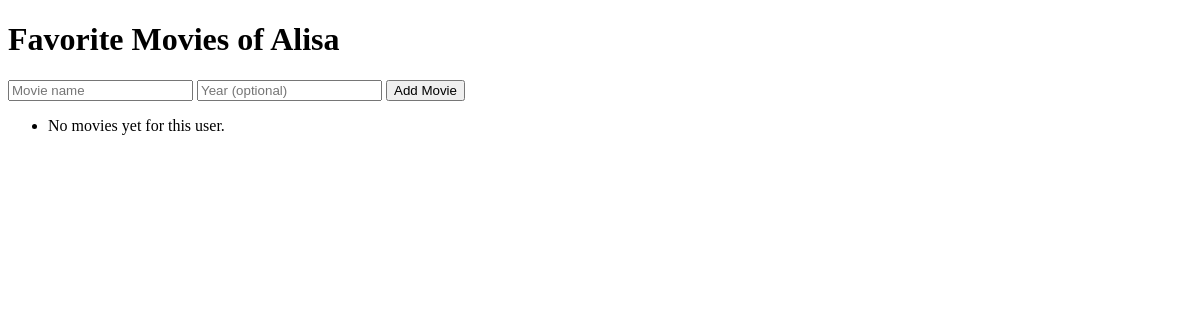
Page /users/1/movies on the earlier database version.
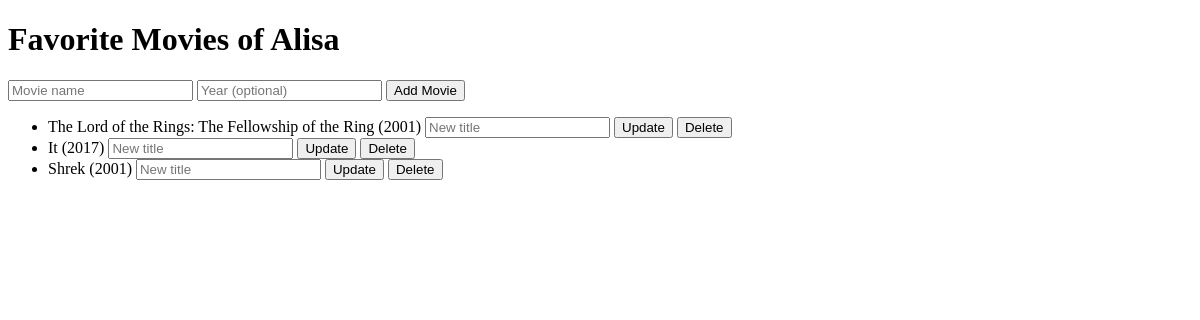
Same page on the later database version.
### models.py (models this page shows)
class User(db.Model):
    id = db.Column(db.Integer, primary_key=True)
    name = db.Column(db.String(100), nullable = False)

class Movie(db.Model):
        id = db.Column(db.Integer, primary_key=True)
        name = db.Column(db.String(100), nullable=False)
        year = db.Column(db.Integer, nullable=False)
        poster_url = db.Column(db.String(300))
        user_id = db.Column(db.Integer, db.ForeignKey('user.id'), nullable=False)

### app.py (the view)
@app.route('/users/<int:user_id>/movies', methods=['GET'])
def user_movies(user_id):
    user = User.query.get(user_id)
    movies = Movie.query.filter_by(user_id=user_id).all()
    return render_template('movies.html', user=user, movies=movies)

### templates/movies.html (shortened to what this page needs)
<!DOCTYPE html>
<html>
<head>
</head>
<body>
<h1>Favorite Movies of {{ user.name }}</h1>
<form method="POST" action="/users/{{ user.id }}/movies">
    <input type="text" name="name" placeholder="Movie name" required>
    <input type="number" name="year" placeholder="Year (optional)">
    <button type="submit">Add Movie</button>
</form>
<ul>
    {% for movie in movies %}
        <li>
            {{ movie.name }}
            {% if movie.year %}
                ({{ movie.year }})
            {% endif %}
            <form method="POST" action="/users/{{ user.id }}/movies/{{ movie.id }}/update" style="display:inline">
                <input type="text" name="name" placeholder="New title" required>
                <button type="submit">Update</button>
            </form>
            <form method="POST" action="/users/{{ user.id }}/movies/{{ movie.id }}/delete" style="display:inline">
                <button type="submit">Delete</button>
            </form>
        </li>
    {% else %}
        <li>No movies yet for this user.</li>
    {% endfor %}
</ul>
</body>
</html>

Differences in the rows shown:
added Movie: name "The Lord of the Rings: The Fellowship of the Ring", year "2001"
added Movie: name "It", year "2017"
added Movie: name "Shrek", year "2001"
Other differences:
text no longer shown: "No movies yet for this user."
